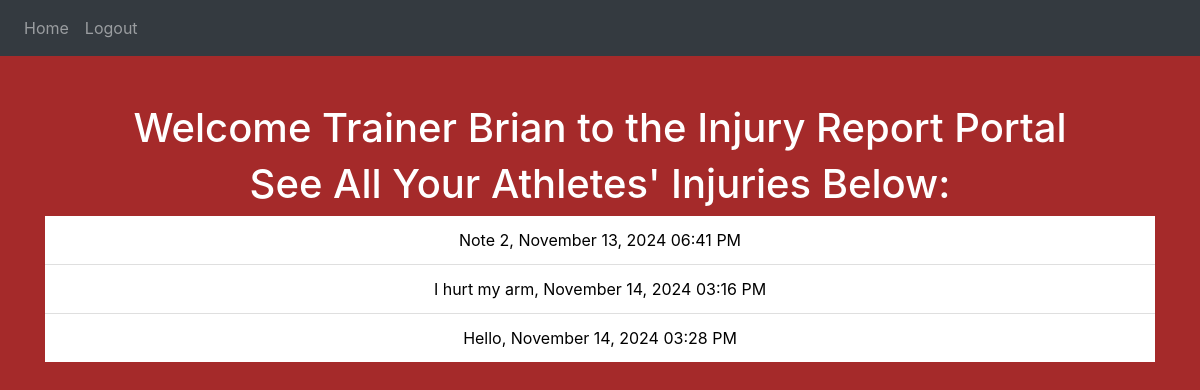
The page /trainerHome (signed in) on the database as committed earlier.
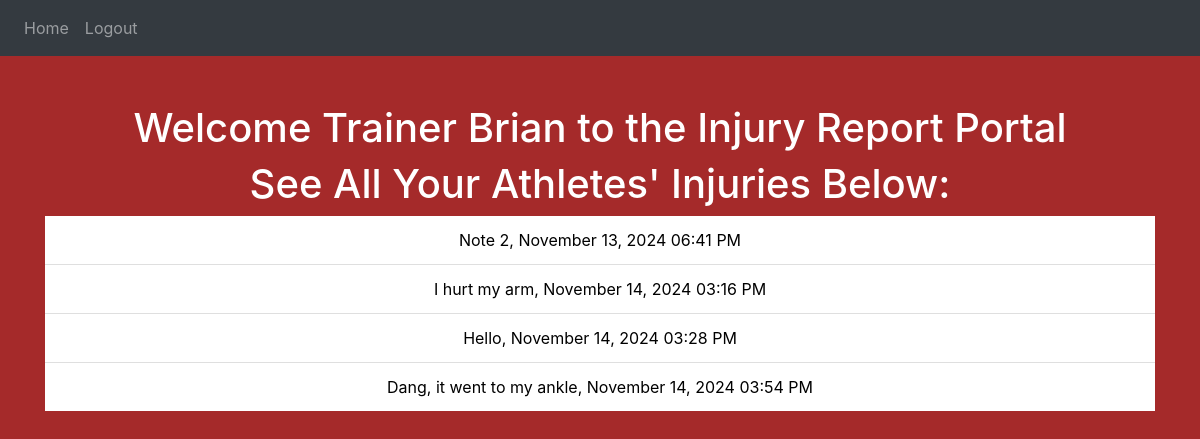
The same page on the database as committed later.
### website/models.py (models this page shows)
class User(db.Model, UserMixin): #defines layout for objects
    id = db.Column(db.Integer, primary_key=True) #unique identifier that represents object
    email = db.Column(db.String(150), unique=True) #says no user can have the same email as another user
    password = db.Column(db.String(150))
    first_name = db.Column(db.String(150))
    last_name = db.Column(db.String(150))
    role = db.Column(db.String(150))
    notes = db.relationship('Note')

class Note(db.Model): #defines layout for objects
    id = db.Column(db.Integer, primary_key=True) #unique identifier that represents object
    data = db.Column(db.String(10000)) #the note itself
    date = db.Column(db.DateTime(timezone=True), default=func.now()) #date and time of note
    user_id = db.Column(db.Integer, db.ForeignKey('user.id')) #references an ID to a column of a different database

### website/views.py (the view)
@views.route('/trainerHome', methods=['GET', 'POST']) # defines url to where this next function takes us (function runs when we go to this url)
@login_required
def trainerHome():
    notes = Note.query.all()
    est = pytz.timezone('US/Eastern')
    for note in notes:
        if note.date.tzinfo is None:
            note.date = pytz.utc.localize(note.date)
        note.date = note.date.astimezone(est)
    return render_template("trainerHome.html", user=current_user, notes=notes) #renders the html inside of trainerHome.html

### website/templates/trainerHome.html (shortened to what this page needs)
{% extends "base.html" %} {% block title  %}Trainer Home{% endblock%}
{% block content %}
<br>
<br>
<div style="text-align: center;">
    <h1>Welcome Trainer {{ user.first_name }} to the Injury Report Portal</h1>
  </div>
  <div style="text-align: center;">
    <h1>See All Your Athletes' Injuries Below: </h1>
    <ul class="list-group list-group-flush" id="notes">
        {% for note in notes %}
        <li class="list-group-item" style="color: black;">{{ note.data }}, {{ note.date.strftime("%B %d, %Y %I:%M %p") }}
        </li>
        {% endfor %}
    </ul>
  </div>
{% endblock %}

### website/templates/base.html (shortened to what this page needs)
<!DOCTYPE html>
<html>
    <head>
        <link
            rel="stylesheet"
            href="https://stackpath.bootstrapcdn.com/bootstrap/4.4.1/css/bootstrap.min.css"
        />
        <link
            rel="stylesheet"
            href="https://stackpath.bootstrapcdn.com/font-awesome/4.7.0/css/font-awesome.min.css"
        />
    </head>
    <body>
        <nav class="navbar navbar-expand-lg navbar-dark bg-dark">
            <div class="collapse navbar-collapse" id="navbar">
                <div class="navbar-nav">
                    {% if user.is_authenticated %}
                    {% if user.role == "trainer" %}
                    <a class="nav-item nav-link" id="trainerHome" href="/trainerHome">Home</a>
                    {% else %}
                    <a class="nav-item nav-link" id="home" href="/">Home</a>
                    {% endif %}
                    <a class="nav-item nav-link" id="logout" href="/logout">Logout</a>
                    {% else %}
                    <a class="nav-item nav-link" id="login" href="/login">Login</a>
                    <a class="nav-item nav-link" id="signUp" href="/sign-up">Sign Up</a>
                    {% endif %}
                </div>
            </div>
        </nav>
        <div class="container">
        {% block content %}
        {% endblock %}
        </div>
    </body>
</html>

### website/templates/trainerHome.html (style rules this page uses)
body { background: brown; color: white; }

Rows that differ between the two databases and show on the page:
added Note: data "Dang, it went to my ankle", date "November 14, 2024 03:54 PM"
